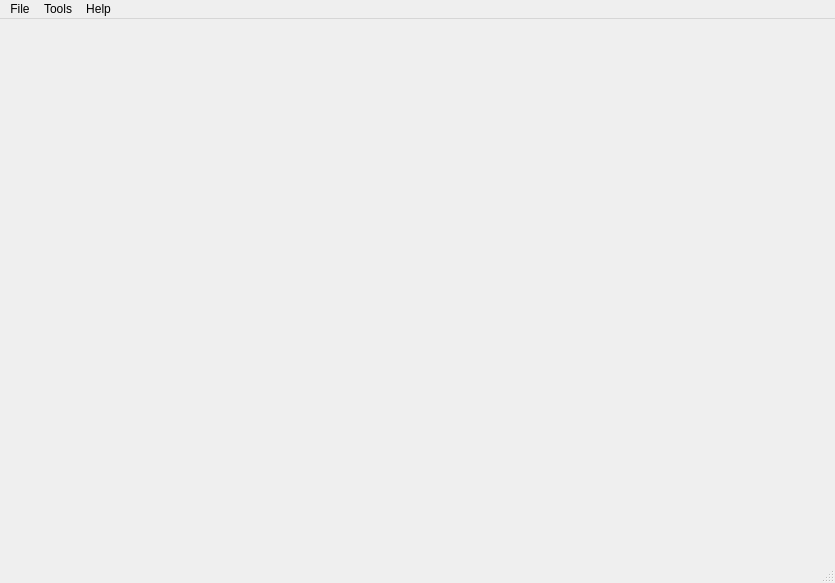
<?xml version="1.0" encoding="UTF-8"?>
<ui version="4.0">
 <class>GuiMainWindow</class>
 <widget class="QMainWindow" name="GuiMainWindow">
  <property name="geometry">
   <rect>
    <x>0</x>
    <y>0</y>
    <width>835</width>
    <height>583</height>
   </rect>
  </property>
  <property name="windowTitle">
   <string>MainWindow</string>
  </property>
  <widget class="QWidget" name="centralwidget">
   <layout class="QVBoxLayout" name="verticalLayout">
    <property name="spacing">
     <number>0</number>
    </property>
    <property name="leftMargin">
     <number>0</number>
    </property>
    <property name="topMargin">
     <number>0</number>
    </property>
    <property name="rightMargin">
     <number>0</number>
    </property>
    <property name="bottomMargin">
     <number>0</number>
    </property>
    <item>
     <widget class="QStackedWidget" name="stackedWidgetMain">
      <widget class="QWidget" name="pageEmpty"/>
      <widget class="QWidget" name="pageViewer">
       <layout class="QVBoxLayout" name="verticalLayout_2">
        <property name="leftMargin">
         <number>0</number>
        </property>
        <property name="topMargin">
         <number>0</number>
        </property>
        <property name="rightMargin">
         <number>0</number>
        </property>
        <property name="bottomMargin">
         <number>0</number>
        </property>
        <item>
         <widget class="MSDOSWidget" name="widgetViewer" native="true"/>
        </item>
       </layout>
      </widget>
     </widget>
    </item>
   </layout>
  </widget>
  <widget class="QMenuBar" name="menubar">
   <property name="geometry">
    <rect>
     <x>0</x>
     <y>0</y>
     <width>835</width>
     <height>21</height>
    </rect>
   </property>
   <widget class="QMenu" name="menuFile">
    <property name="title">
     <string>File</string>
    </property>
    <addaction name="actionOpen"/>
    <addaction name="actionClose"/>
    <addaction name="actionExit"/>
   </widget>
   <widget class="QMenu" name="menuTools">
    <property name="title">
     <string>Tools</string>
    </property>
    <addaction name="actionOptions"/>
   </widget>
   <widget class="QMenu" name="menuHelp">
    <property name="title">
     <string>Help</string>
    </property>
    <addaction name="actionAbout"/>
   </widget>
   <addaction name="menuFile"/>
   <addaction name="menuTools"/>
   <addaction name="menuHelp"/>
  </widget>
  <widget class="QStatusBar" name="statusbar"/>
  <action name="actionOpen">
   <property name="text">
    <string>Open</string>
   </property>
   <property name="shortcut">
    <string>Ctrl+O</string>
   </property>
  </action>
  <action name="actionClose">
   <property name="text">
    <string>Close</string>
   </property>
   <property name="shortcut">
    <string>Ctrl+W</string>
   </property>
  </action>
  <action name="actionExit">
   <property name="text">
    <string>Exit</string>
   </property>
   <property name="shortcut">
    <string>Ctrl+Q</string>
   </property>
  </action>
  <action name="actionOptions">
   <property name="text">
    <string>Options</string>
   </property>
  </action>
  <action name="actionAbout">
   <property name="text">
    <string>About</string>
   </property>
  </action>
 </widget>
 <customwidgets>
  <customwidget>
   <class>MSDOSWidget</class>
   <extends>QWidget</extends>
   <header>msdoswidget.h</header>
   <container>1</container>
  </customwidget>
 </customwidgets>
 <resources/>
 <connections/>
</ui>
